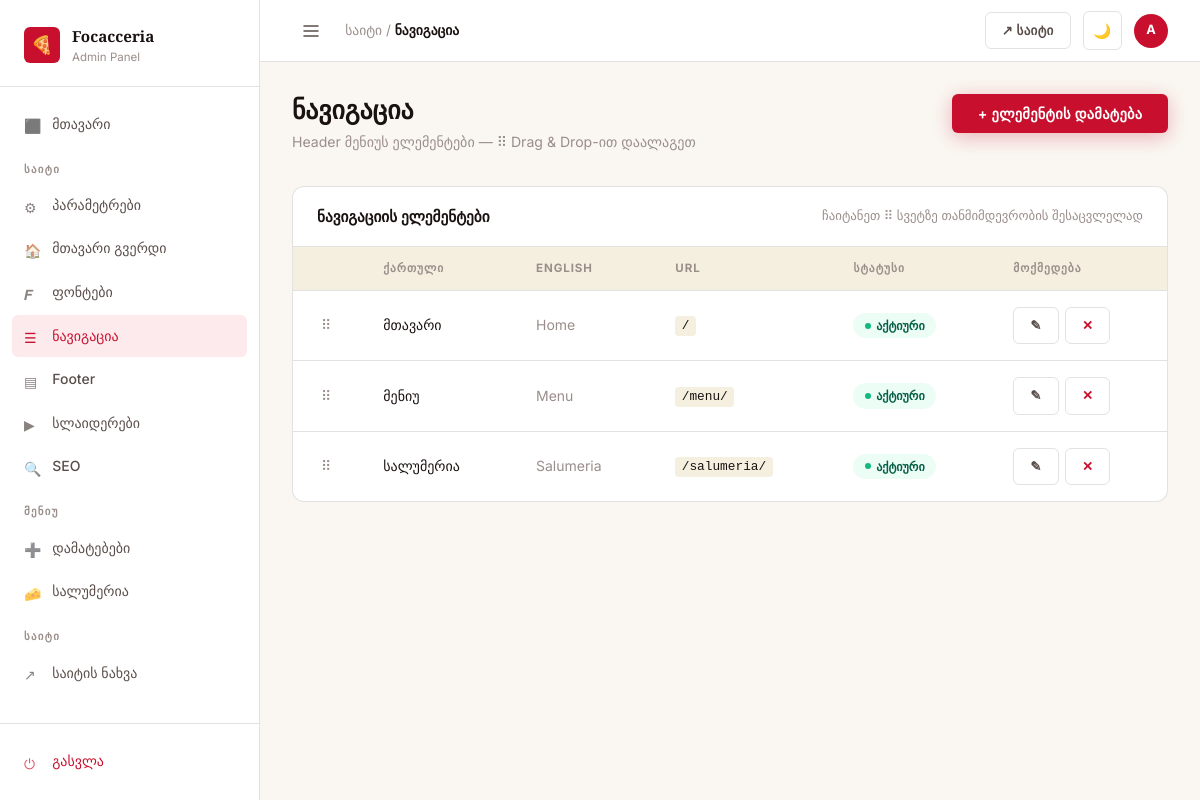
/dashboard/navigation/ (signed in), run on the app's committed database.
### core/models.py (models this page shows, shortened)
class NavigationItem(models.Model):
    label_ka = models.CharField(max_length=100)
    label_en = models.CharField(max_length=100)
    url = models.CharField(max_length=200)
    order = models.PositiveIntegerField(default=0)
    is_active = models.BooleanField(default=True)
    open_new_tab = models.BooleanField(default=False)
    class Meta:
        ordering = ['order']

### dashboard/views.py (the view)
# urls.py: path('navigation/', views.navigation, name='navigation'),
@login_required
def navigation(request):
    items = NavigationItem.objects.all()
    return render(request, 'dashboard/navigation.html', {'items': items})

### core/models.py (called while the page is built)
    @classmethod
    def get_settings(cls):
        obj, _ = cls.objects.get_or_create(pk=1)
        return obj

    @classmethod
    def get_settings(cls):
        obj, _ = cls.objects.get_or_create(pk=1)
        return obj

### templates/dashboard/navigation.html (shortened to what this page needs)
{% extends 'dashboard/base.html' %}
{% block nav_navigation %}active{% endblock %}
{% block breadcrumb %}საიტი / <strong>ნავიგაცია</strong>{% endblock %}
{% block content %}
<div class="page-header">
  <div>
    <h1 class="page-title">ნავიგაცია</h1>
    <p class="page-subtitle">Header მენიუს ელემენტები — ⠿ Drag & Drop-ით დაალაგეთ</p>
  </div>
  <button class="btn btn-primary" data-modal-open="#modal-add-nav">+ ელემენტის დამატება</button>
</div>
{% if items %}
<div class="table-card">
  <div class="table-card-header">
    <span class="table-card-title">ნავიგაციის ელემენტები</span>
    <span style="font-size:.8rem;color:var(--text-muted);">ჩაიტანეთ ⠿ სვეტზე თანმიმდევრობის შესაცვლელად</span>
  </div>
  <table class="data-table">
    <thead>
      <tr>
        <th style="width:40px;"></th>
        <th>ქართული</th>
        <th>English</th>
        <th>URL</th>
        <th>სტატუსი</th>
        <th>მოქმედება</th>
      </tr>
    </thead>
    <tbody data-sortable data-reorder-url="{% url 'nav_reorder' %}">
      {% for item in items %}
      <tr data-id="{{ item.pk }}">
        <td><span class="drag-handle" title="გადაიტანეთ">⠿</span></td>
        <td style="font-weight:500;">{{ item.label_ka }}</td>
        <td style="color:var(--text-muted);">{{ item.label_en }}</td>
        <td><code style="font-size:.8rem;background:var(--bg-surface);padding:.15rem .4rem;border-radius:4px;">{{ item.url }}</code></td>
        <td>
          {% if item.is_active %}
          <span class="status-pill status-active">აქტიური</span>
          {% else %}
          <span class="status-pill status-inactive">დამალული</span>
          {% endif %}
        </td>
        <td>
          <div class="td-actions">
            <a href="{% url 'nav_edit' item.pk %}" class="btn btn-ghost btn-sm">✎</a>
            <a href="{% url 'nav_delete' item.pk %}" class="btn btn-ghost btn-sm" style="color:var(--accent);"
               data-confirm="ელემენტის წაშლა?">✕</a>
          </div>
        </td>
      </tr>
      {% endfor %}
    </tbody>
  </table>
</div>
{% else %}
<div class="empty-state">
  <div class="empty-state-icon">☰</div>
  <h3>ნავიგაცია ცარიელია</h3>
  <p>დაამატეთ ნავიგაციის ელემენტები</p>
</div>
{% endif %}
{% endblock %}

### templates/dashboard/base.html (shortened to what this page needs)
<!DOCTYPE html>
<html lang="ka" data-theme="light">
<head>
  {% load static %}
  <link rel="stylesheet" href="{% static 'css/brand.css' %}">
  <link rel="stylesheet" href="{% static 'css/dashboard.css' %}">
</head>
<body>
{% load static %}
<div class="db-layout">
  <aside class="db-sidebar">
    <div class="sidebar-brand">
      <div class="sidebar-brand-logo">🍕</div>
      <div class="sidebar-brand-text">
        <div class="sidebar-brand-name">Focacceria</div>
        <div class="sidebar-brand-sub">Admin Panel</div>
      </div>
    </div>
    <nav class="sidebar-nav">
      <div class="nav-section">
        <a href="{% url 'dashboard_home' %}" class="nav-link {% block nav_home %}{% endblock %}">
          <span class="icon">⬛</span> მთავარი
        </a>
      </div>
      <div class="nav-section">
        <div class="nav-section-label">საიტი</div>
        <a href="{% url 'site_settings' %}" class="nav-link {% block nav_settings %}{% endblock %}">
          <span class="icon">⚙</span> პარამეტრები
        </a>
        <a href="{% url 'homepage_settings' %}" class="nav-link {% block nav_homepage %}{% endblock %}">
          <span class="icon">🏠</span> მთავარი გვერდი
        </a>
        <a href="{% url 'font_settings' %}" class="nav-link {% block nav_fonts %}{% endblock %}">
          <span class="icon">𝑭</span> ფონტები
        </a>
        <a href="{% url 'navigation' %}" class="nav-link {% block nav_navigation %}{% endblock %}">
          <span class="icon">☰</span> ნავიგაცია
        </a>
        <a href="{% url 'footer' %}" class="nav-link {% block nav_footer %}{% endblock %}">
          <span class="icon">▤</span> Footer
        </a>
        <a href="{% url 'sliders' %}" class="nav-link {% block nav_sliders %}{% endblock %}">
          <span class="icon">▶</span> სლაიდერები
        </a>
        <a href="{% url 'seo_settings' %}" class="nav-link {% block nav_seo %}{% endblock %}">
          <span class="icon">🔍</span> SEO
        </a>
      </div>
      <div class="nav-section">
        <div class="nav-section-label">მენიუ</div>
        <a href="{% url 'addons' %}" class="nav-link {% block nav_addons %}{% endblock %}">
          <span class="icon">➕</span> დამატებები
        </a>
        <a href="{% url 'salumeria_dashboard' %}" class="nav-link {% block nav_salumeria %}{% endblock %}">
          <span class="icon">🧀</span> სალუმერია
        </a>
      </div>
      <div class="nav-section">
        <div class="nav-section-label">საიტი</div>
        <a href="/" target="_blank" class="nav-link">
          <span class="icon">↗</span> საიტის ნახვა
        </a>
      </div>
    </nav>
    <div class="sidebar-footer">
      <a href="{% url 'dashboard_logout' %}" class="nav-link" style="color:var(--accent);">
        <span class="icon">⏻</span> გასვლა
      </a>
    </div>
  </aside>
  <div class="db-main">
    <header class="db-topbar">
      <div class="topbar-left">
        <button class="btn btn-ghost btn-icon" data-sidebar-toggle style="border:none;">
          <svg width="18" height="18" viewBox="0 0 18 18" fill="none">
            <path d="M2 4h14M2 9h14M2 14h14" stroke="currentColor" stroke-width="1.5" stroke-linecap="round"/>
          </svg>
        </button>
        <div class="topbar-breadcrumb">
          {% block breadcrumb %}<strong>Dashboard</strong>{% endblock %}
        </div>
      </div>
      <div class="topbar-right">
        <a href="/" target="_blank" class="btn btn-ghost btn-sm">↗ საიტი</a>
        <button class="btn btn-ghost btn-icon" data-theme-toggle title="Toggle theme">
          <span data-theme-icon>🌙</span>
        </button>
        <div class="topbar-avatar" title="{{ request.user.username }}">
          {{ request.user.username|first|upper }}
        </div>
      </div>
    </header>
    <main class="db-content">
      {% block content %}{% endblock %}
    </main>
  </div>
</div>
</body>
</html>

### static/css/brand.css (style rules this page uses)
:root { --rosso: #C8102E; --rosso-dark: #A00C23; --rosso-light: #E8203E; --rosso-pale: #fceaed; --nero: #1A1210; --nero-soft: #2A2220; --charcoal: #3A3230; --crema: #F5EFE0; --crema-dark: #EDE4D0; --crema-light: #FAF7F2; --oro: #C4A052; --oro-dark: #A8843A; --oro-light: #D4B870; --white: #FFFFFF; --off-white: #FDF9F4; --font-serif: 'Playfair Display', 'Georgia', serif; --font-sans: 'Inter', 'Segoe UI', system-ui, sans-serif; --radius-sm: 6px; --radius-md: 12px; --radius-lg: 20px; --radius-xl: 32px; --shadow-sm: 0 1px 3px rgba(0,0,0,.08), 0 1px 2px rgba(0,0,0,.06); --shadow-md: 0 4px 16px rgba(0,0,0,.10), 0 2px 6px rgba(0,0,0,.07); --shadow-lg: 0 12px 40px rgba(0,0,0,.14), 0 4px 12px rgba(0,0,0,.08); --shadow-rosso: 0 4px 20px rgba(200,16,46,.30); --ease: cubic-bezier(.4,0,.2,1); --transition: .2s var(--ease); }
[data-theme="light"], :root { --bg: var(--crema-light); --bg-card: var(--white); --bg-surface: var(--crema); --bg-hover: var(--crema-dark); --border: rgba(26,18,16,.12); --border-strong: rgba(26,18,16,.22); --text-primary: var(--nero); --text-secondary: #5A4E4A; --text-muted: #9A8E8A; --text-inverse: var(--white); --accent: var(--rosso); --accent-hover: var(--rosso-dark); --accent-pale: var(--rosso-pale); }
*, *::before, *::after { box-sizing: border-box; margin: 0; padding: 0; }
html { font-size: 16px; scroll-behavior: smooth; -webkit-font-smoothing: antialiased; }
body { font-family: var(--font-sans); background: var(--bg); color: var(--text-primary); line-height: 1.6; transition: background var(--transition), color var(--transition); }
h1, h2, h3, h4, h5, h6 { font-family: var(--font-serif); line-height: 1.25; color: var(--text-primary); }
h1 { font-size: clamp(2rem, 5vw, 3.5rem); }
p { color: var(--text-secondary); line-height: 1.7; }
a { color: var(--accent); text-decoration: none; transition: color var(--transition); }
.btn { display: inline-flex; align-items: center; gap: .5rem; padding: .7rem 1.6rem; border-radius: var(--radius-sm); font-family: var(--font-sans); font-size: .9rem; font-weight: 600; letter-spacing: .02em; cursor: pointer; border: none; transition: all var(--transition); white-space: nowrap; }
.btn-primary { background: var(--accent); color: #fff; box-shadow: var(--shadow-rosso); }
.btn-ghost { background: transparent; color: var(--text-secondary); border: 1.5px solid var(--border); }
.btn-sm { padding: .45rem 1rem; font-size: .82rem; }
.btn-icon { padding: .6rem; border-radius: var(--radius-sm); }

### data on the page
NavigationItem: label_ka "მთავარი", label_en "Home", url "/", is_active "აქტიური"
NavigationItem: label_ka "მენიუ", label_en "Menu", url "/menu/", is_active "აქტიური"
NavigationItem: label_ka "სალუმერია", label_en "Salumeria", url "/salumeria/", is_active "აქტიური"

### other printed values
{{ request.user.username|first|upper }} "A"
